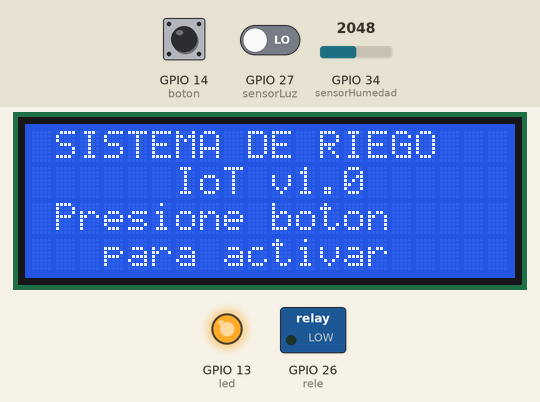
Recording of a sketch running on a simulated ESP32. Shown: 20×4 character LCD, switched loads named in the sketch (green lamp = pin HIGH), output pins drawn as LEDs (lit = HIGH). The inputs (shaded band) are chosen by the test bench; at power-on: GPIO 14 (boton) HIGH, GPIO 34 (sensorHumedad) = 2048, GPIO 27 (sensorLuz) LOW.

Above: at 4.7 s.
4.8 s: GPIO 14 (boton) pulled LOW for 0.3 s
At 6.3 s:
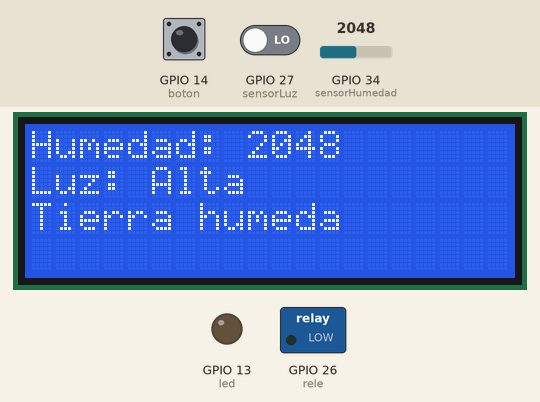
6.7 s: GPIO 34 (sensorHumedad) set to 2866
At 7.28 s:
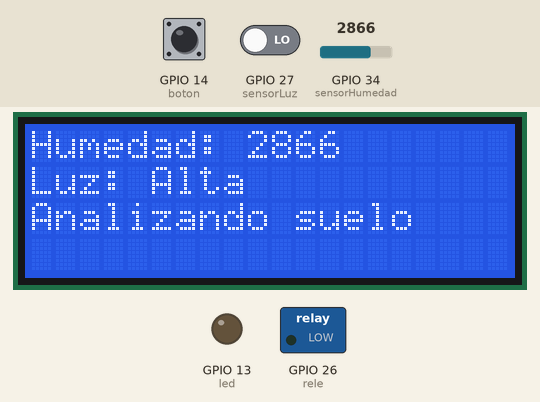
9.7 s: GPIO 27 (sensorLuz) driven HIGH
At 10.9 s:
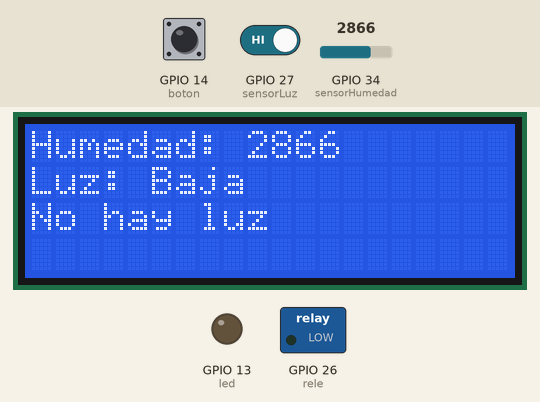
11.5 s: GPIO 27 (sensorLuz) driven LOW
At 12.08 s:
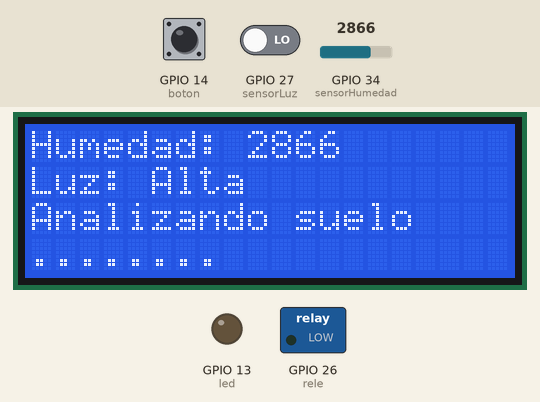
14.5 s: GPIO 14 (boton) pulled LOW for 1 s
At 16.3 s:
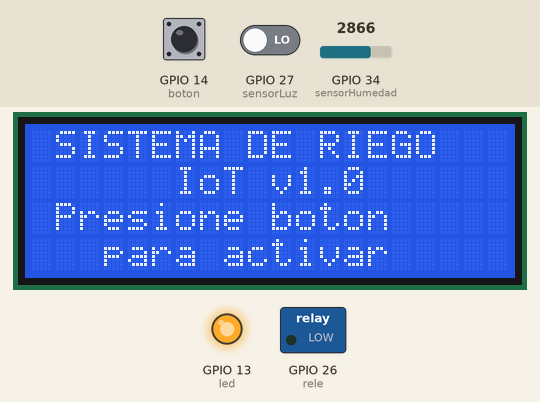
17.0 s: GPIO 14 (boton) pulled LOW for 0.3 s
At 22.87 s:
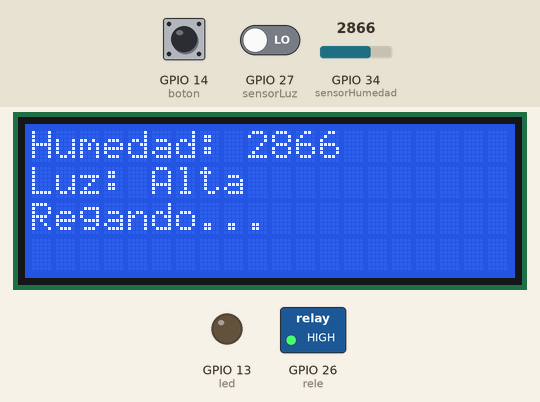
Timing chart, 0 to 24.4 s (numbered marks = the images above; inputs shaded):
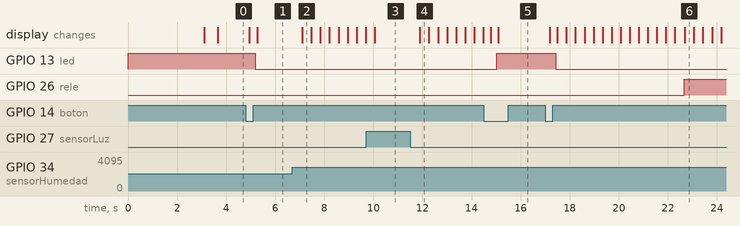

The sketch:

SistemaRiegoIoT.ino
```cpp
#include <Wire.h>
#include <LiquidCrystal_I2C.h>

// =========================
// LCD
// =========================
LiquidCrystal_I2C lcd(0x27, 20, 4);

// =========================
// Pines
// =========================
const int sensorHumedad = 34;
const int sensorLuz = 27;
const int rele = 26;
const int boton = 14;
const int led = 13;

// =========================
// Variables
// =========================
bool sistemaActivo = false;
bool bombaActiva = false;
bool evaluando = false;
bool tanqueVacio = false;

unsigned long tiempoRiego = 0;
unsigned long tiempoDecision = 0;

int humedad = 0;
int luz = 0;

// =========================
// Configuración
// =========================
const int humedadSeca = 2500;

// =========================
// SETUP
// =========================
void setup() {

  Serial.begin(115200);

  // =========================
  // Pines
  // =========================
  pinMode(rele, OUTPUT);

  pinMode(sensorLuz, INPUT);

  pinMode(boton, INPUT_PULLUP);

  pinMode(led, OUTPUT);

  // =========================
  // Estado inicial
  // =========================

  // Relé apagado
  digitalWrite(rele, LOW);

  // LED encendido
  // Sistema apagado
  digitalWrite(led, HIGH);

  // =========================
  // LCD
  // =========================
  lcd.init();
  lcd.backlight();

  // =========================
  // Pantalla inicio
  // =========================
  lcd.clear();

  lcd.setCursor(0, 1);
  lcd.print("Iniciando sistema");

  lcd.setCursor(0, 2);
  lcd.print("de riego v1.0");

  delay(3000);

  lcd.clear();

  // Evita falsas pulsaciones
  delay(500);
}

// =========================
// LOOP
// =========================
void loop() {

  manejarBoton();

  // =========================
  // BLOQUEO POR TANQUE VACIO
  // =========================
  if (tanqueVacio) {

    digitalWrite(rele, LOW);

    bombaActiva = false;

    delay(200);

    return;
  }

  // =========================
  // SISTEMA APAGADO
  // =========================
  if (!sistemaActivo) {

    // LED encendido
    digitalWrite(led, HIGH);

    // Bomba apagada
    digitalWrite(rele, LOW);

    bombaActiva = false;
    evaluando = false;

    lcd.setCursor(0, 0);
    lcd.print(" SISTEMA DE RIEGO ");

    lcd.setCursor(0, 1);
    lcd.print("      IoT v1.0    ");

    lcd.setCursor(0, 2);
    lcd.print(" Presione boton   ");

    lcd.setCursor(0, 3);
    lcd.print("   para activar   ");

    delay(200);

    return;
  }

  // =========================
  // SISTEMA ENCENDIDO
  // =========================

  // LED apagado
  digitalWrite(led, LOW);

  // =========================
  // Lectura sensores
  // =========================
  humedad = analogRead(sensorHumedad);

  luz = digitalRead(sensorLuz);

  // =========================
  // Mostrar humedad
  // =========================
  lcd.setCursor(0, 0);
  lcd.print("Humedad: ");
  lcd.print(humedad);
  lcd.print("     ");

  // =========================
  // Mostrar luz
  // =========================
  lcd.setCursor(0, 1);

  if (luz == LOW) {
    lcd.print("Luz: Alta        ");
  } else {
    lcd.print("Luz: Baja        ");
  }

  // =========================
  // TIERRA SECA
  // =========================
  if (humedad > humedadSeca) {

    // =========================
    // NO HAY LUZ
    // =========================
    if (luz == HIGH) {

      // Apagar bomba
      digitalWrite(rele, LOW);

      bombaActiva = false;
      evaluando = false;

      lcd.setCursor(0, 2);
      lcd.print("No hay luz       ");

      lcd.setCursor(0, 3);
      lcd.print("                    ");
    }

    // =========================
    // HAY LUZ
    // =========================
    else {

      // =========================
      // Iniciar evaluación
      // =========================
      if (!evaluando && !bombaActiva) {

        evaluando = true;

        tiempoDecision = millis();
      }

      // =========================
      // ANALIZANDO
      // =========================
      if (evaluando) {

        mostrarEvaluacion();

        // Esperar 5 segundos
        if (millis() - tiempoDecision >= 5000) {

          evaluando = false;

          // Encender bomba
          digitalWrite(rele, HIGH);

          tiempoRiego = millis();

          bombaActiva = true;
        }
      }

      // =========================
      // BOMBA ACTIVA
      // =========================
      if (bombaActiva) {

        mostrarAnimacion();

        // =========================
        // Revisar despues de 10s
        // =========================
        if (millis() - tiempoRiego >= 10000) {

          int nuevaHumedad = analogRead(sensorHumedad);

          // Sigue seca
          if (nuevaHumedad > humedadSeca) {

            // Apagar bomba
            digitalWrite(rele, LOW);

            bombaActiva = false;

            // Activar bloqueo
            tanqueVacio = true;

            lcd.clear();

            lcd.setCursor(0, 0);
            lcd.print("TANQUE VACIO");

            lcd.setCursor(0, 1);
            lcd.print("Rellene tanque");

            lcd.setCursor(0, 2);
            lcd.print("Pulse boton");

            lcd.setCursor(0, 3);
            lcd.print("para reactivar");
          }

          // Tierra húmeda nuevamente
          else {

            digitalWrite(rele, LOW);

            bombaActiva = false;

            lcd.setCursor(0, 2);
            lcd.print("Tierra humeda    ");

            lcd.setCursor(0, 3);
            lcd.print("                    ");
          }
        }
      }
    }
  }

  // =========================
  // TIERRA HUMEDA
  // =========================
  else {

    // Bomba apagada
    digitalWrite(rele, LOW);

    bombaActiva = false;
    evaluando = false;

    lcd.setCursor(0, 2);
    lcd.print("Tierra humeda    ");

    lcd.setCursor(0, 3);
    lcd.print("                    ");
  }

  delay(300);
}

// =========================
// BOTON ON/OFF
// =========================
void manejarBoton() {

  static bool ultimoEstado = HIGH;

  bool estadoActual = digitalRead(boton);

  // Detectar pulsación
  if (estadoActual == LOW && ultimoEstado == HIGH) {

    // =========================
    // REACTIVAR TANQUE VACIO
    // =========================
    if (tanqueVacio) {

      tanqueVacio = false;

      lcd.clear();

      delay(300);

      ultimoEstado = estadoActual;

      return;
    }

    // =========================
    // ON/OFF NORMAL
    // =========================
    sistemaActivo = !sistemaActivo;

    lcd.clear();

    delay(250);
  }

  ultimoEstado = estadoActual;
}

// =========================
// ANIMACION RIEGO
// =========================
void mostrarAnimacion() {

  static int barra = 0;

  lcd.setCursor(0, 2);
  lcd.print("Regando...       ");

  lcd.setCursor(0, 3);

  for (int i = 0; i < barra; i++) {
    lcd.print("=");
  }

  for (int i = barra; i < 20; i++) {
    lcd.print(" ");
  }

  barra++;

  if (barra > 20) {
    barra = 0;
  }
}

// =========================
// ANIMACION EVALUACION
// =========================
void mostrarEvaluacion() {

  static int puntos = 0;

  lcd.setCursor(0, 2);
  lcd.print("Analizando suelo ");

  lcd.setCursor(0, 3);

  for (int i = 0; i < puntos; i++) {
    lcd.print(".");
  }

  for (int i = puntos; i < 20; i++) {
    lcd.print(" ");
  }

  puntos++;

  if (puntos > 10) {
    puntos = 0;
  }
}
```

Measured:
- after the input at 4.8 s, GPIO 13 (led): HIGH → LOW after 0.39 s; the display: first changes after 0.14 s (image 1 shows a later state)
- after the input at 6.7 s, the display: changes after 0.40 s (image 2)
- after the input at 9.7 s, the display: changes after 0.35 s (image 3)
- after the input at 11.5 s, the display: changes after 0.40 s (image 4)
- after the input at 14.5 s, GPIO 13 (led): LOW → HIGH after 0.53 s; the display: first changes after 0.28 s (image 5 shows a later state)
- after the input at 17.0 s, GPIO 13 (led): HIGH → LOW after 0.43 s; GPIO 26 (rele): LOW → HIGH after 5.7 s; the display: first changes after 0.18 s (image 6 shows a later state)
